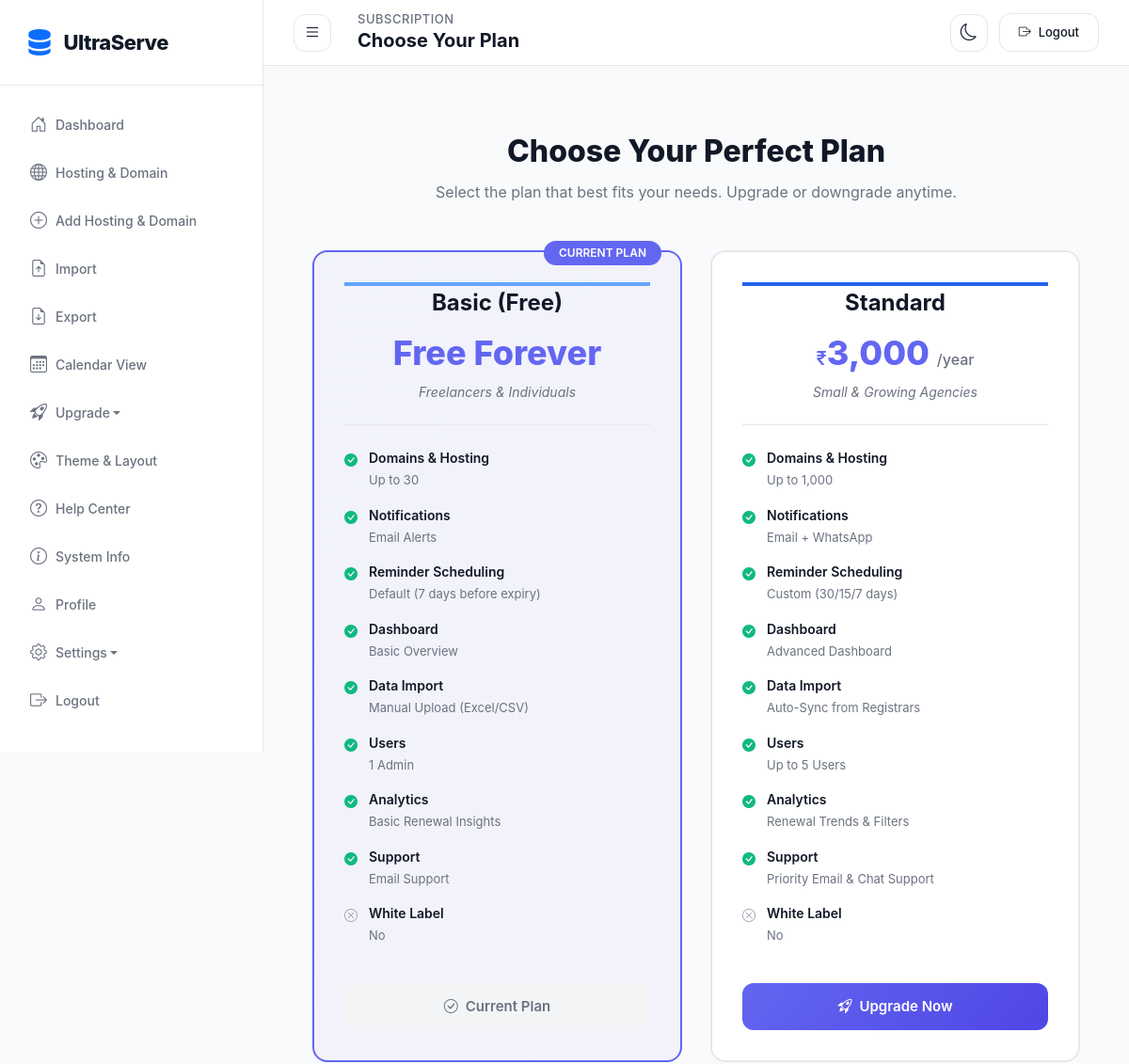
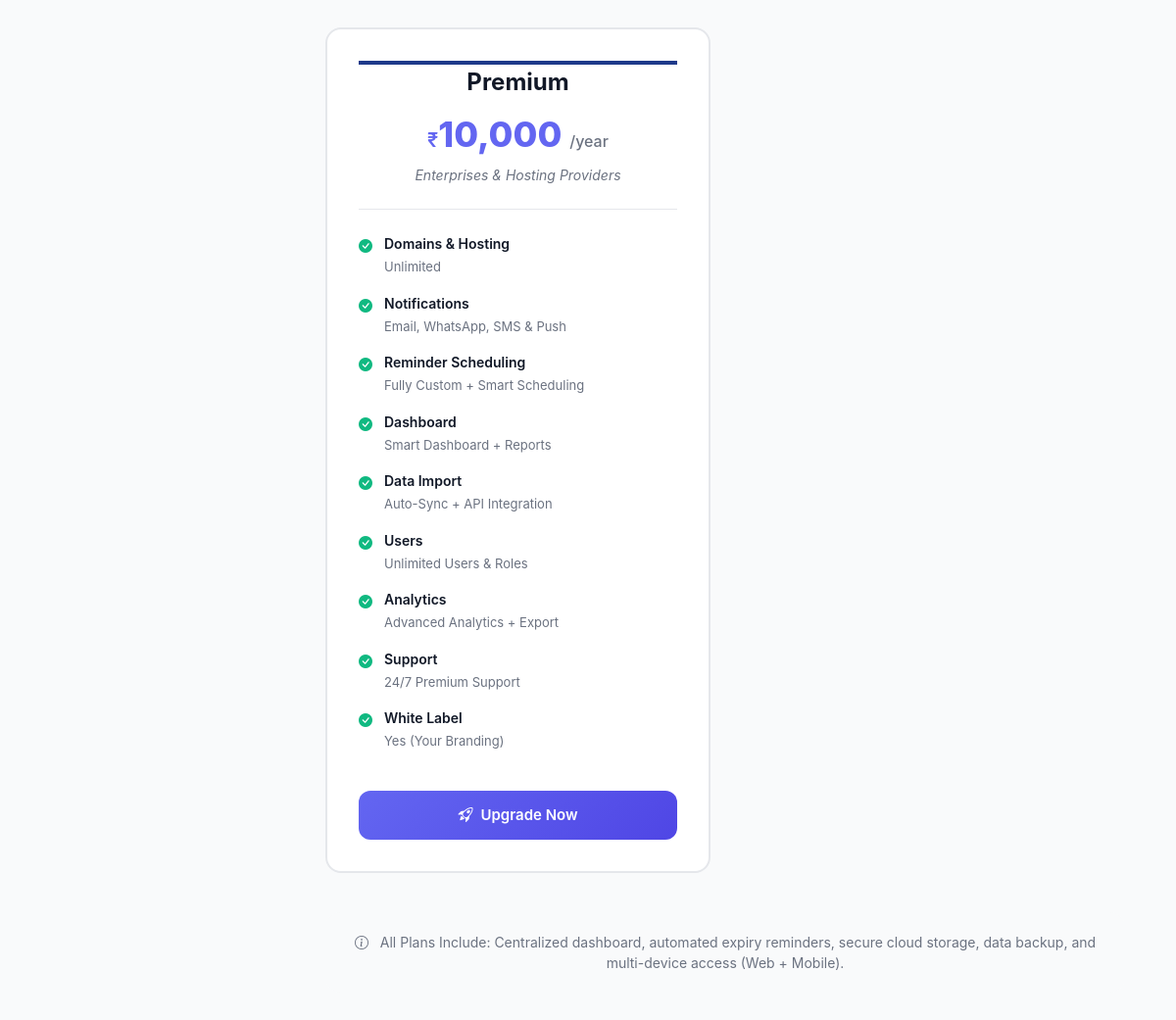
Screenshot of /upgrade.php (signed in) with the database file from the repository (2 pictures, top to bottom).
### tables this page shows
CREATE TABLE `pricing_plans` (
  `id` int(11) NOT NULL,
  `plan_name` varchar(50) NOT NULL,
  `plan_type` varchar(20) NOT NULL,
  `price` decimal(10,2) DEFAULT 0.00,
  `billing_cycle` varchar(20) DEFAULT 'year',
  `ideal_for` varchar(255) DEFAULT NULL,
  `domains_limit` varchar(50) DEFAULT NULL,
  `notifications` varchar(255) DEFAULT NULL,
  `reminder_scheduling` varchar(255) DEFAULT NULL,
  `dashboard_access` varchar(255) DEFAULT NULL,
  `data_import` varchar(255) DEFAULT NULL,
  `users_limit` varchar(100) DEFAULT NULL,
  `analytics_reports` varchar(255) DEFAULT NULL,
  `support_type` varchar(255) DEFAULT NULL,
  `white_label` varchar(50) DEFAULT NULL,
  `is_popular` tinyint(1) DEFAULT 0,
  `is_active` tinyint(1) DEFAULT 1,
  `border_color` varchar(20) DEFAULT '#2563eb',
  `sort_order` int(11) DEFAULT 0,
  `created_at` timestamp NOT NULL DEFAULT current_timestamp(),
  `updated_at` timestamp NOT NULL DEFAULT current_timestamp() ON UPDATE current_timestamp()
);

### upgrade.php (the view, shortened to what this page needs)
<?php
include('db.php');
$admin_id = $_SESSION['admin_id'];
$current_plan_query = "SELECT p.plan_type
                       FROM user_subscriptions us
                       JOIN pricing_plans p ON us.plan_id = p.id
                       WHERE us.admin_id = ? AND us.status = 'active'
                       ORDER BY us.id DESC LIMIT 1";
$stmt = $conn->prepare($current_plan_query);
$stmt->bind_param("i", $admin_id);
$stmt->execute();
$result = $stmt->get_result();
$current_plan = $result->fetch_assoc();
$user_plan_type = $current_plan ? $current_plan['plan_type'] : 'basic';
$plans_query = "SELECT * FROM pricing_plans WHERE is_active = 1 ORDER BY sort_order ASC";
$plans_result = $conn->query($plans_query);
?>
<!DOCTYPE html>
<html lang="en">
<head>
<link href="https://cdn.jsdelivr.net/npm/bootstrap@5.3.3/dist/css/bootstrap.min.css" rel="stylesheet">
<link href="https://cdn.jsdelivr.net/npm/bootstrap-icons@1.10.5/font/bootstrap-icons.css" rel="stylesheet">
<link href="css/dashboard.css" rel="stylesheet">
</head>
<body>
<div class="header">
  <div class="greeting-wrapper">
    <button class="btn-icon me-3" id="sidebarToggle" type="button">
      <i class="bi bi-list"></i>
    </button>
    <div>
      <div class="greeting-text">Subscription</div>
      <div class="greeting-name">Choose Your Plan</div>
    </div>
  </div>
  <div class="header-actions">
    <button class="btn-icon" id="themeToggle">
      <i class="bi bi-moon"></i>
    </button>
    <button class="btn-outline" data-bs-toggle="modal" data-bs-target="#logoutModal">
      <i class="bi bi-box-arrow-right me-2"></i>
      <span>Logout</span>
    </button>
  </div>
</div>
<?php include 'sidebar.php'?>
<div class="content">
  <div class="pricing-section">
    <div class="pricing-header">
      <h1 class="pricing-title">Choose Your Perfect Plan</h1>
      <p class="pricing-subtitle">Select the plan that best fits your needs. Upgrade or downgrade anytime.</p>
    </div>
    <div class="pricing-grid">
      <?php while($plan = $plans_result->fetch_assoc()): ?>
      <div class="pricing-card <?php echo ($plan['plan_type'] == $user_plan_type) ? 'current-plan' : ''; ?>">
        <?php if($plan['plan_type'] == $user_plan_type): ?>
          <span class="plan-badge">Current Plan</span>
        <?php endif; ?>
        <div class="plan-header" style="border-top: 4px solid <?php echo $plan['border_color']; ?>;">
          <div class="plan-name"><?php echo $plan['plan_name']; ?></div>
          <div class="plan-price">
            <?php if($plan['price'] == 0): ?>
              Free Forever
            <?php else: ?>
              <span class="currency">₹</span><?php echo number_format($plan['price'], 0); ?>
              <span class="period">/<?php echo $plan['billing_cycle']; ?></span>
            <?php endif; ?>
          </div>
          <div class="plan-ideal"><?php echo $plan['ideal_for']; ?></div>
        </div>
        <div class="plan-features">
          <div class="feature-item">
            <i class="bi bi-check-circle-fill feature-icon"></i>
            <div>
              <span class="feature-label">Domains & Hosting</span>
              <span class="feature-value"><?php echo $plan['domains_limit']; ?></span>
            </div>
          </div>
          <div class="feature-item">
            <i class="bi bi-check-circle-fill feature-icon"></i>
            <div>
              <span class="feature-label">Notifications</span>
              <span class="feature-value"><?php echo $plan['notifications']; ?></span>
            </div>
          </div>
          <div class="feature-item">
            <i class="bi bi-check-circle-fill feature-icon"></i>
            <div>
              <span class="feature-label">Reminder Scheduling</span>
              <span class="feature-value"><?php echo $plan['reminder_scheduling']; ?></span>
            </div>
          </div>
          <div class="feature-item">
            <i class="bi bi-check-circle-fill feature-icon"></i>
            <div>
              <span class="feature-label">Dashboard</span>
              <span class="feature-value"><?php echo $plan['dashboard_access']; ?></span>
            </div>
          </div>
          <div class="feature-item">
            <i class="bi bi-check-circle-fill feature-icon"></i>
            <div>
              <span class="feature-label">Data Import</span>
              <span class="feature-value"><?php echo $plan['data_import']; ?></span>
            </div>
          </div>
          <div class="feature-item">
            <i class="bi bi-check-circle-fill feature-icon"></i>
            <div>
              <span class="feature-label">Users</span>
              <span class="feature-value"><?php echo $plan['users_limit']; ?></span>
            </div>
          </div>
          <div class="feature-item">
            <i class="bi bi-check-circle-fill feature-icon"></i>
            <div>
              <span class="feature-label">Analytics</span>
              <span class="feature-value"><?php echo $plan['analytics_reports']; ?></span>
            </div>
          </div>
          <div class="feature-item">
            <i class="bi bi-check-circle-fill feature-icon"></i>
            <div>
              <span class="feature-label">Support</span>
              <span class="feature-value"><?php echo $plan['support_type']; ?></span>
            </div>
          </div>
          <div class="feature-item">
            <i class="bi bi-<?php echo ($plan['white_label'] == 'No' ? 'x-circle' : 'check-circle-fill'); ?> feature-icon"
               style="color: <?php echo ($plan['white_label'] == 'No' ? 'var(--text-tertiary)' : 'var(--success)'); ?>;">
            </i>
            <div>
              <span class="feature-label">White Label</span>
              <span class="feature-value"><?php echo $plan['white_label']; ?></span>
            </div>
          </div>
        </div>
        <div class="plan-action">
          <?php if($plan['plan_type'] == $user_plan_type): ?>
            <button class="btn-upgrade btn-current" disabled>
              <i class="bi bi-check-circle me-2"></i>Current Plan
            </button>
          <?php else: ?>
         <?php
$plan_price = $plan['price'];
if ($plan_price == 3000) {
    $plan_price = 1;
}
if ($plan_price == 0) {
?>
    <button class="btn-upgrade btn-select"
        onclick="window.location.href='process-upgrade.php?plan=<?php echo $plan['id']; ?>&payment=free'">
        <i class="bi bi-rocket-takeoff me-2"></i>Activate Free Plan
    </button>
<?php
} else {
?>
    <button class="btn-upgrade btn-select"
        onclick="payWithRazorpay(<?php echo $plan['id']; ?>, <?php echo $plan_price; ?>, '<?php echo $plan['plan_name']; ?>')">
        <i class="bi bi-rocket-takeoff me-2"></i>Upgrade Now
    </button>
<?php
}
?>
          <?php endif; ?>
        </div>
      </div>
      <?php endwhile; ?>
    </div>
    <div class="pricing-footer">
      <i class="bi bi-info-circle me-2"></i>
      All Plans Include: Centralized dashboard, automated expiry reminders, secure cloud storage, data backup, and multi-device access (Web + Mobile).
    </div>
  </div>
</div>
</body>
</html>

### css/dashboard.css (style rules this page uses)
:root { --primary: #6366f1; --primary-dark: #4f46e5; --primary-light: #818cf8; --secondary: #8b5cf6; --success: #10b981; --warning: #f59e0b; --danger: #ef4444; --info: #06b6d4; --bg-primary: #ffffff; --bg-secondary: #f9fafb; --bg-tertiary: #f3f4f6; --text-primary: #111827; --text-secondary: #6b7280; --text-tertiary: #9ca3af; --border-color: #e5e7eb; --border-radius: 16px; --border-radius-sm: 12px; --border-radius-lg: 20px; --shadow-sm: 0 1px 2px 0 rgba(0, 0, 0, 0.05); --shadow: 0 4px 6px -1px rgba(0, 0, 0, 0.1); --shadow-lg: 0 10px 15px -3px rgba(0, 0, 0, 0.1); --shadow-xl: 0 20px 25px -5px rgba(0, 0, 0, 0.1); --sidebar-width: 280px; --header-height: 70px; --transition: all 0.3s cubic-bezier(0.4, 0, 0.2, 1); }
* { margin: 0; padding: 0; box-sizing: border-box; }
body { font-family: -apple-system, BlinkMacSystemFont, 'Segoe UI', 'Roboto', 'Oxygen', 'Ubuntu', 'Cantarell', sans-serif; background: var(--bg-secondary); min-height: 100vh; font-size: 14px; color: var(--text-primary); transition: background 0.3s ease, color 0.3s ease; }
.header { background: var(--bg-primary); backdrop-filter: blur(10px); border-bottom: 1px solid var(--border-color); padding: 0 32px; display: flex; justify-content: space-between; align-items: center; position: fixed; top: 0; left: var(--sidebar-width); right: 0; z-index: 1000; height: var(--header-height); transition: var(--transition); }
.greeting-wrapper { display: flex; align-items: center; gap: 12px; }
.greeting-text { font-size: 13px; color: var(--text-secondary); font-weight: 500; text-transform: uppercase; letter-spacing: 0.5px; }
.greeting-name { font-size: 20px; font-weight: 700; color: var(--text-primary); margin-top: -2px; }
.header-actions { display: flex; align-items: center; gap: 12px; }
.btn-icon { width: 40px; height: 40px; border-radius: 12px; border: 1px solid var(--border-color); background: var(--bg-primary); color: var(--text-primary); display: flex; align-items: center; justify-content: center; cursor: pointer; transition: var(--transition); font-size: 18px; }
.btn-outline { padding: 10px 20px; border-radius: 12px; border: 1px solid var(--border-color); background: var(--bg-primary); color: var(--text-primary); font-weight: 500; font-size: 13px; text-decoration: none; display: inline-flex; align-items: center; transition: var(--transition); }
.content { margin-left: var(--sidebar-width); padding: calc(var(--header-height) + 32px) 32px 32px; transition: var(--transition); min-height: 100vh; }

### rows the page displays
pricing_plans: plan_type "CURRENT PLAN", plan_name "Basic (Free)", price "Free Forever", ideal_for "Freelancers & Individuals", domains_limit "Up to 30", notifications "Email Alerts", reminder_scheduling "Default (7 days before expiry)", dashboard_access "Basic Overview", data_import "Manual Upload (Excel/CSV)", users_limit "1 Admin", analytics_reports "Basic Renewal Insights", support_type "Email Support", white_label "No"
pricing_plans: plan_name "Standard", price "3,000", billing_cycle "year", ideal_for "Small & Growing Agencies", domains_limit "Up to 1,000", notifications "Email + WhatsApp", reminder_scheduling "Custom (30/15/7 days)", dashboard_access "Advanced Dashboard", data_import "Auto-Sync from Registrars", users_limit "Up to 5 Users", analytics_reports "Renewal Trends & Filters", support_type "Priority Email & Chat Support", white_label "No"
pricing_plans: plan_name "Premium", price "10,000", billing_cycle "year", ideal_for "Enterprises & Hosting Providers", domains_limit "Unlimited", notifications "Email, WhatsApp, SMS & Push", reminder_scheduling "Fully Custom + Smart Scheduling", dashboard_access "Smart Dashboard + Reports", data_import "Auto-Sync + API Integration", users_limit "Unlimited Users & Roles", analytics_reports "Advanced Analytics + Export", support_type "24/7 Premium Support", white_label "Yes (Your Branding)"
